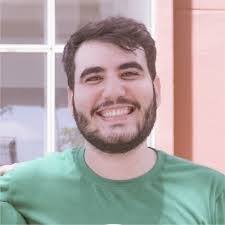
#> input picture computer-vision/book_practical_python_and_opencv/chapter 10/rapela.jpg, 225 x 225 px
$ python 10.1.py --image rapela.jpg   (older library calls are emulated)
#> lines starting #> are read from the running program, lines starting #| are printed output that depends on the picture
import numpy as np
import argparse
import cv2

ap = argparse.ArgumentParser()
ap.add_argument("-i", "--image", required = True, help = "Path to the image")
args = vars(ap.parse_args())

image = cv2.imread(args["image"])
#> image is the input picture: shape (225, 225, 3); mean B, G, R 164.9, 166, 174
image = cv2.cvtColor(image, cv2.COLOR_BGR2GRAY)
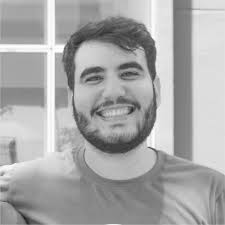
#> image: shape (225, 225); min 30, max 255, mean 168.3
cv2.imshow("Original", image)

lap = cv2.Laplacian(image, cv2.CV_64F)
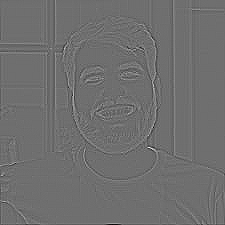
#> lap: shape (225, 225) float64; min -210, max 271, mean -0.1; drawn with min black and max white
lap = np.uint8(np.absolute(lap))
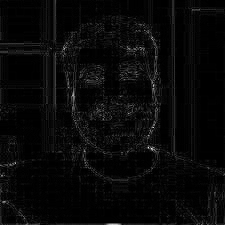
#> lap: shape (225, 225); min 0, max 236, mean 8.6
cv2.imshow("Laplacian", lap)
cv2.waitKey(0)
